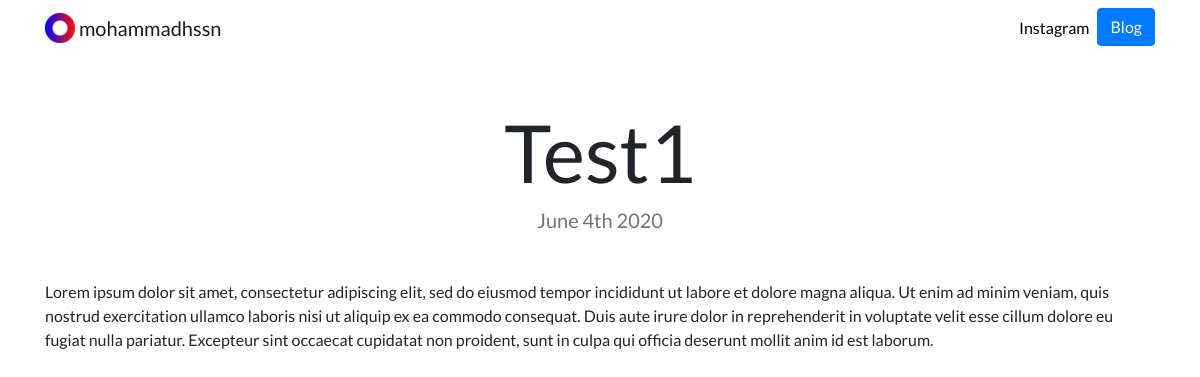
The page /blog/1 on the database its author committed.
### blog/models.py (models this page shows, shortened)
class Blog(models.Model):
    title = models.CharField(max_length=200)
    description = models.TextField()
    date = models.DateField()

### blog/views.py (the view)
# urls.py: path('<int:blog_id>', views.detail, name='detail'),
def detail(request, blog_id):
    blog = get_object_or_404(Blog, pk=blog_id)
    return render(request, 'blog/detail.html', {'blog': blog})

### blog/templates/blog/detail.html
{% extends "portfolio/base.html" %}
{% load static %}
{% block content %}
<h1 class="text-center mt-5" id="blogdetailtitle">{{ blog.title }}</h1>
<h5 class="text-center text-muted mb-5">{{ blog.date|date:'F jS Y' }}</h5>
{{ blog.description|safe }}
{% endblock %}

### portfolio/static/portfolio/custom.css (style rules this page uses)
body { font-family: 'Lato', sans-serif; }
@media (min-width: 992px) { #blogdetailtitle { font-size: 5rem; } }

### rows shown on the page
Blog: title "Test1", date "June 4th 2020", description "Lorem ipsum dolor sit amet, consectetur adipiscing elit, sed do eiusmod tempor incididunt ut labore et dolore magna aliqua. Ut enim ad minim veniam, quis nostrud exercitation ullamco laboris nisi ut aliquip ex ea commodo consequat. Duis aute irure dolor in reprehenderit in voluptate velit esse cillum dolore eu fugiat nulla pariatur. Excepteur sint occaecat cupidatat non proident, sunt in culpa qui officia deserunt mollit anim id est laborum."
